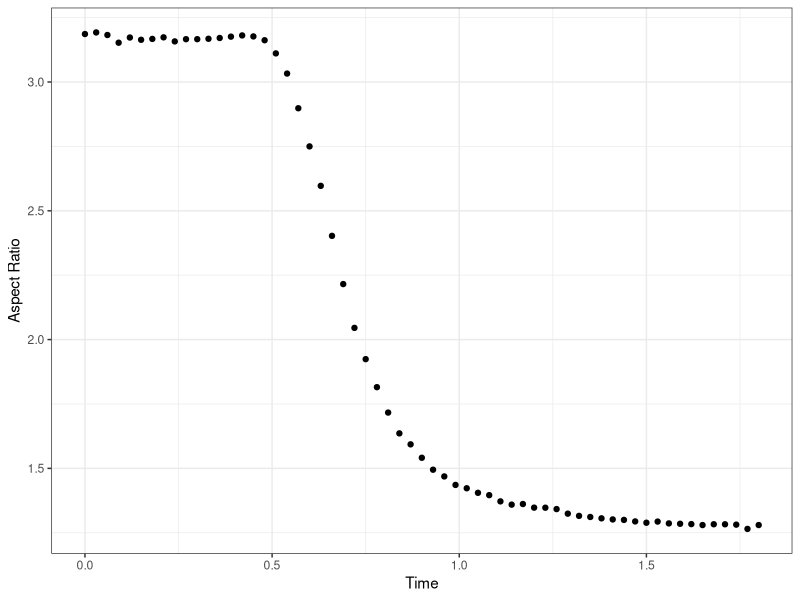
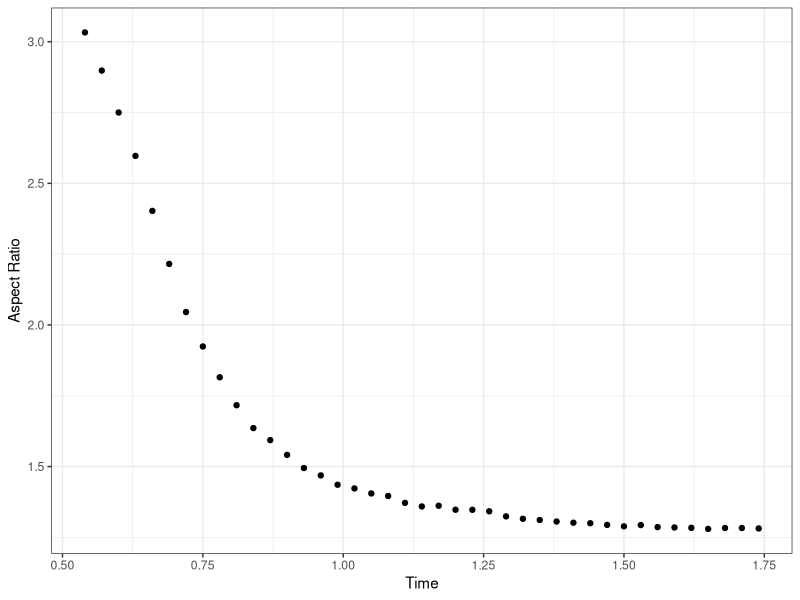
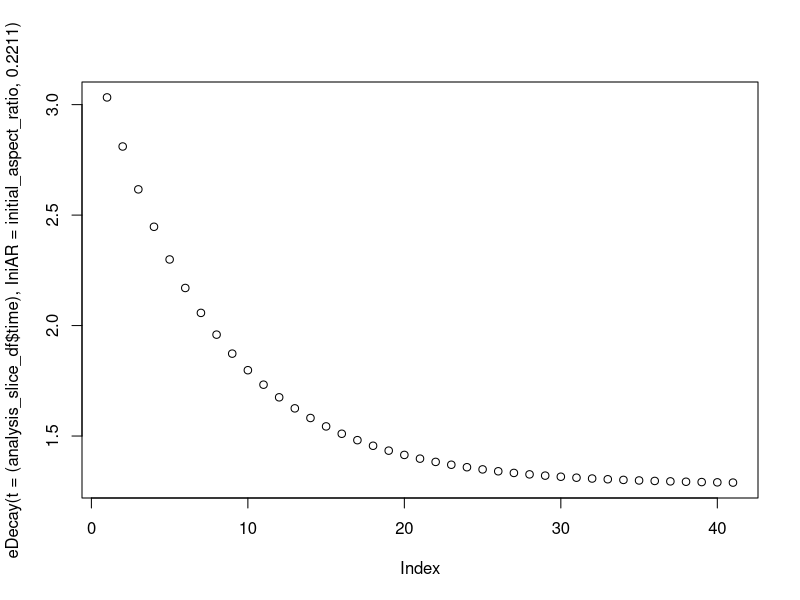
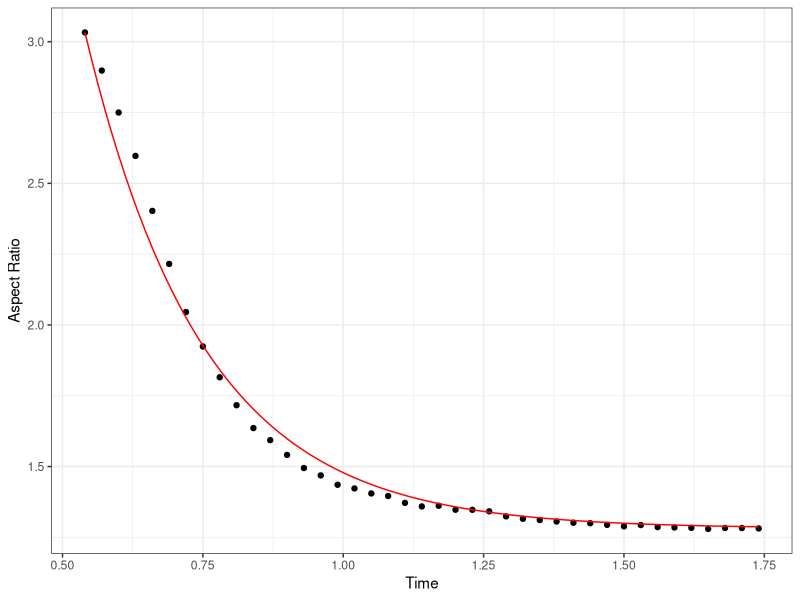

These figures' R source, in order:
# Visualizing droplet coalescence data for liquid-liquid phase separation
# Xavier Castellanos-Girouard, Rini Ravindran Patel
# August 5 2022


# Import libraries
library(dplyr)
library(tidyr)
library(ggplot2)




# Import values
aspect_ratio_raw <- read.csv(file = "aspect_ratio_values_faster.csv", header = FALSE)
major_axis_raw <- read.csv(file = "axis_major_values_faster.csv", header = FALSE)


# Make dataframe from values in pertinent range
aspect_ratio <- data.frame(values = as.numeric(aspect_ratio_raw[1,240:300]))

# Creating time points
timepoints <- seq(0,(nrow(aspect_ratio)-1)*0.03, by = 0.03)

# Adding time points to dataframe
aspect_ratio$time = timepoints
aspect_ratio$major_axis = values = as.numeric(major_axis_raw[1,240:300])


# Make the plot
plot <- ggplot(data = aspect_ratio,
         mapping = aes(x= time,
                       y= values))+
  geom_point() +
  theme_bw() +
  xlab("Time") +
  ylab("Aspect Ratio")

dev.new()
plot

#### Fitting curve ####


# Keep only the points in the decay curve
time_slice_start = which(aspect_ratio$time == 0.54)
time_slice_end = which(aspect_ratio$time == 1.74)

print(paste("Curve Start:", time_slice_start, " | ", "Curve End:", time_slice_end))

# Take the points slice:
analysis_slice_df = aspect_ratio[c(time_slice_start:time_slice_end),]


# plot the slice

# Make the plot
plot <- ggplot() +
  geom_point(data = analysis_slice_df,
             mapping = aes(x= time,
                           y= values)) +
  theme_bw() +
  xlab("Time") +
  ylab("Aspect Ratio")

dev.new()
plot

## Defining the decay curve

# Plot the linear decay slope
initial_aspect_ratio = aspect_ratio$values[time_slice_start] # initial AR
ini_t = aspect_ratio$time[time_slice_start] # Initial time start of decay
final_AR = aspect_ratio$value[time_slice_end] # Final AR

e_num = exp(1) # Eulers number

# Decay Function
eDecay <- function(t, IniAR,tau){final_AR+(IniAR-final_AR)*(e_num**(-(t-ini_t)/tau))}

# Plot decay functio
plot(eDecay(t = (analysis_slice_df$time), IniAR = initial_aspect_ratio, 0.2211))



# Make model to find fit tu
fit_model1 <- 
  nls(values ~ eDecay(time, initial_aspect_ratio, tau), 
      data = analysis_slice_df, 
      start = list(tau = 0.2105)) #

print(fit_model1) # 0.2105


# Plot model and experimental data
ggplot() +
  geom_point(data = analysis_slice_df,
             mapping = aes(x= time,
                           y= values)) +
  geom_function(fun = eDecay,
                args = list(IniAR = initial_aspect_ratio,
                            tau = 0.2105),
                color = "red") +
  theme_bw() +
  xlab("Time") +
  ylab("Aspect Ratio")

